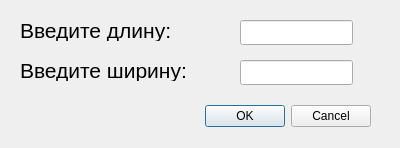
<?xml version="1.0" encoding="UTF-8"?>
<ui version="4.0">
 <class>RectangleDialog</class>
 <widget class="QDialog" name="RectangleDialog">
  <property name="geometry">
   <rect>
    <x>0</x>
    <y>0</y>
    <width>400</width>
    <height>148</height>
   </rect>
  </property>
  <property name="windowTitle">
   <string>Создание прямоугольника</string>
  </property>
  <widget class="QDialogButtonBox" name="buttonBox">
   <property name="geometry">
    <rect>
     <x>30</x>
     <y>100</y>
     <width>341</width>
     <height>32</height>
    </rect>
   </property>
   <property name="orientation">
    <enum>Qt::Horizontal</enum>
   </property>
   <property name="standardButtons">
    <set>QDialogButtonBox::Cancel|QDialogButtonBox::Ok</set>
   </property>
  </widget>
  <widget class="QLabel" name="label">
   <property name="geometry">
    <rect>
     <x>20</x>
     <y>20</y>
     <width>181</width>
     <height>21</height>
    </rect>
   </property>
   <property name="font">
    <font>
     <pointsize>16</pointsize>
    </font>
   </property>
   <property name="text">
    <string>Введите длину: </string>
   </property>
  </widget>
  <widget class="QLabel" name="label_2">
   <property name="geometry">
    <rect>
     <x>20</x>
     <y>60</y>
     <width>181</width>
     <height>21</height>
    </rect>
   </property>
   <property name="font">
    <font>
     <pointsize>16</pointsize>
    </font>
   </property>
   <property name="text">
    <string>Введите ширину: </string>
   </property>
  </widget>
  <widget class="QLineEdit" name="lineEdit">
   <property name="geometry">
    <rect>
     <x>240</x>
     <y>20</y>
     <width>113</width>
     <height>25</height>
    </rect>
   </property>
  </widget>
  <widget class="QLineEdit" name="lineEdit_2">
   <property name="geometry">
    <rect>
     <x>240</x>
     <y>60</y>
     <width>113</width>
     <height>25</height>
    </rect>
   </property>
  </widget>
 </widget>
 <resources/>
 <connections>
  <connection>
   <sender>buttonBox</sender>
   <signal>accepted()</signal>
   <receiver>RectangleDialog</receiver>
   <slot>accept()</slot>
   <hints>
    <hint type="sourcelabel">
     <x>248</x>
     <y>254</y>
    </hint>
    <hint type="destinationlabel">
     <x>157</x>
     <y>274</y>
    </hint>
   </hints>
  </connection>
  <connection>
   <sender>buttonBox</sender>
   <signal>rejected()</signal>
   <receiver>RectangleDialog</receiver>
   <slot>reject()</slot>
   <hints>
    <hint type="sourcelabel">
     <x>316</x>
     <y>260</y>
    </hint>
    <hint type="destinationlabel">
     <x>286</x>
     <y>274</y>
    </hint>
   </hints>
  </connection>
 </connections>
</ui>
